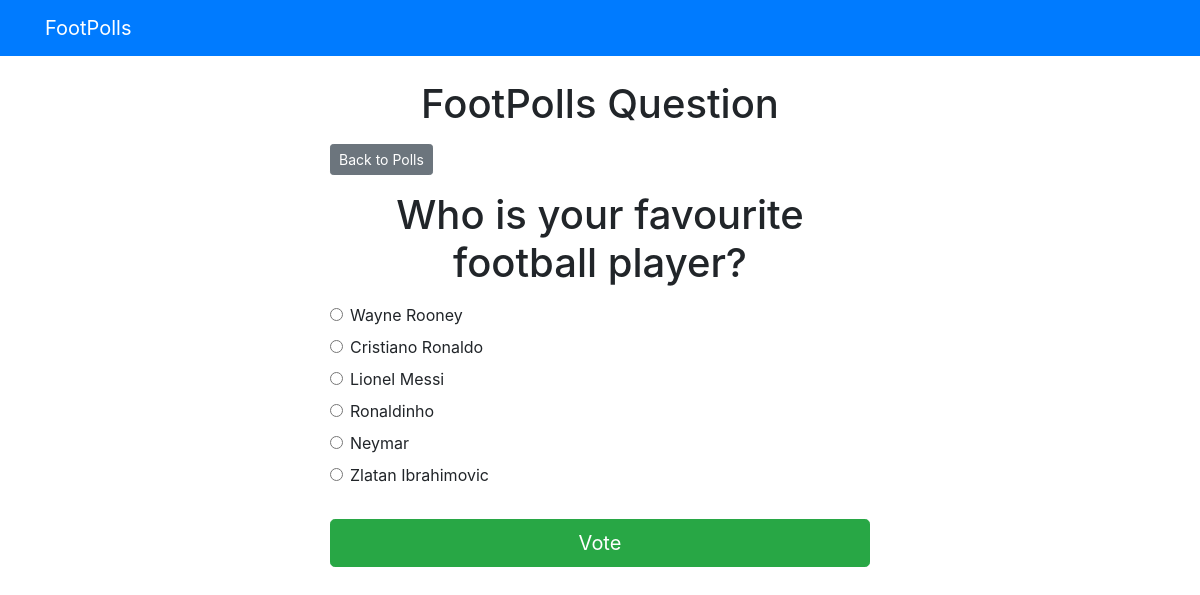
The app's page /polls/2/ with its own data.
### polls/models.py (models this page shows, shortened)
class Question(models.Model):
    question_text = models.CharField(max_length=200)
    pub_date = models.DateTimeField('date published')

class Choice(models.Model):
    question = models.ForeignKey(Question, on_delete=models.CASCADE)
    choice_text = models.CharField(max_length=100)
    votes = models.IntegerField(default=0)

### polls/views.py (the view)
# urls.py: path('<int:question_id>/', views.detail, name='detail'),
def detail(request, question_id):
    try:
        question = Question.objects.get(pk=question_id)
    except Question.DoesNotExist:
        raise Http404("Question doesn't exist!")
    return render(request, 'polls/detail.html', {"question": question})

### templates/polls/detail.html (shortened to what this page needs)
{% extends 'base.html' %} {% block content %}
<h1 class="text-center mb-3">FootPolls Question</h1>
<a href="{% url 'polls:index' %" class="btn btn-secondary btn-sm mb-3"
  >Back to Polls</a
>
<h1 class="text-center mb-3">{{ question.question_text }}</h1>
<form action="{% url 'polls:vote' question.id %}" method="post">
  {% csrf_token %} {% for choice in question.choice_set.all %}
  <div class="form-check">
    <input
      type="radio"
      name="choice"
      class="form-check-input"
      id="choice{{ forloop.counter }}"
      value="{{ choice.id }}"
    />
    <label for="choice{{ forloop.counter }}">{{ choice.choice_text }}</label>
  </div>
  {% endfor %}
  <input
    type="submit"
    value="Vote"
    class="btn btn-success btn-lg btn-block mt-4"
  />
</form>
{% endblock %}

### records on screen
Question: question_text "Who is your favourite football player?"
Choice: choice_text "Wayne Rooney"
Choice: choice_text "Cristiano Ronaldo"
Choice: choice_text "Lionel Messi"
Choice: choice_text "Ronaldinho"
Choice: choice_text "Neymar"
Choice: choice_text "Zlatan Ibrahimovic"
